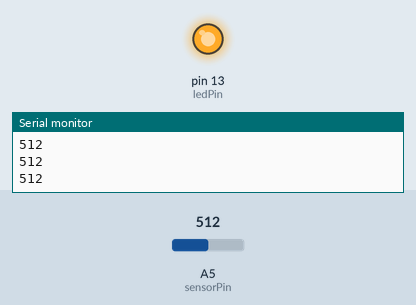
Simulated run of this sketch. Board: Arduino Uno, built with avr-gcc and run on an emulated ATmega328P. Shown: output pins drawn as LEDs (lit = HIGH), the last lines printed to the serial monitor. The inputs (shaded band) are chosen by the test bench; at power-on: A5 (sensorPin) = 512.

Above: at 1.2 s.
1.3 s: A5 (sensorPin) set to 483
At 1.6 s:
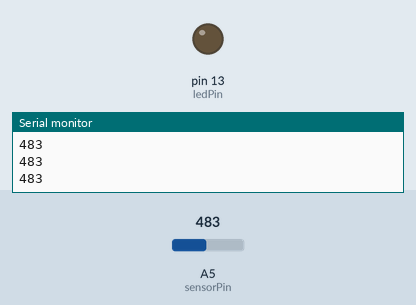
2.8 s: A5 (sensorPin) set to 510
At 4.0 s:
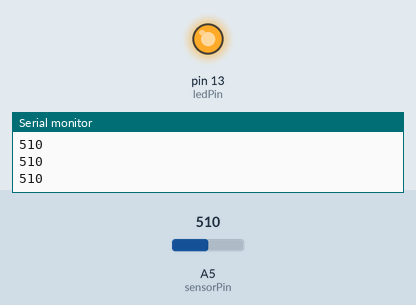
4.3 s: A5 (sensorPin) set to 490
At 5.1 s:
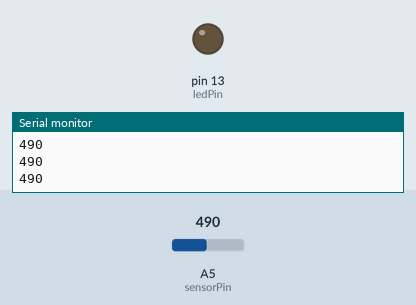
Timing chart, 0 to 7.3 s (numbered marks = the images above; inputs shaded):
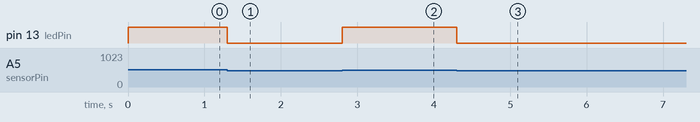

The sketch:

LightSensor.ino
```cpp
#define sensorPin A5
#define ledPin 13
int sensorValue = 0;
void setup() {
pinMode(ledPin, OUTPUT);
Serial.begin(9600);
}

void loop() {
  sensorValue = analogRead(sensorPin);
  if (sensorValue > 500 )
  {
    digitalWrite(ledPin, HIGH);
  }
  else
  {
    digitalWrite(ledPin, LOW);
  }
  Serial.println(sensorValue, DEC);
}
```

Measured:
- the behaviour switches between 501 and 500 on A5 (sensorPin) (found by bisection; images 0 and 1)
- after the input at 1.3 s, pin 13 (ledPin): HIGH → LOW at once
- after the input at 2.8 s, pin 13 (ledPin): LOW → HIGH at once
- after the input at 4.3 s, pin 13 (ledPin): HIGH → LOW at once
